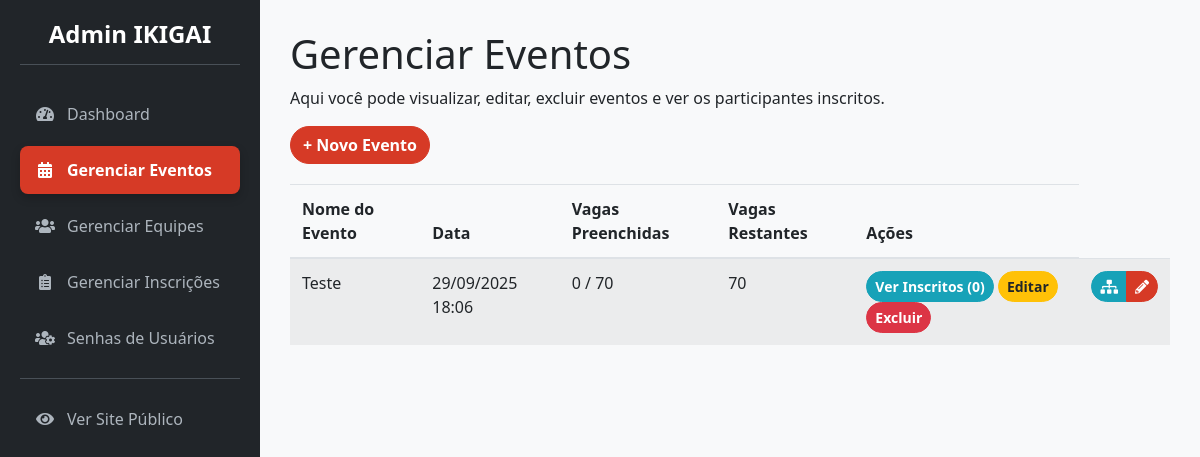
/admin/eventos (signed in), run on the app's committed database.
### app/models.py (models this page shows, shortened)
class Evento(db.Model):
    __tablename__ = 'eventos'
    id = db.Column(db.Integer, primary_key=True)
    nome_evento = db.Column(db.String(200), nullable=False)
    data_hora_evento = db.Column(db.DateTime, nullable=False)
    palestrante = db.Column(db.String(100))
    imagem_palestrante = db.Column(db.String(300))
    descricao = db.Column(db.Text)
    local_evento = db.Column(db.String(200))
    preco = db.Column(db.Float, default=0.0)
    numero_vagas = db.Column(db.Integer, nullable=False)
    pix_copia_e_cola = db.Column(db.Text)
    categorias = db.relationship('Categoria', backref='evento', lazy='dynamic', cascade="all, delete-orphan")

### app/admin/routes.py (the view)
@bp.route('/eventos')
@admin_required
def gerenciar_eventos():
    eventos = Evento.query.order_by(Evento.data_hora_evento.desc()).all()
    return render_template('admin/admin_gerenciar_eventos.html', eventos=eventos)

### app/__init__.py (called while the page is built)
@login_manager.user_loader
def load_user(user_id):
    return models.User.query.get(int(user_id))

### app/admin/routes.py (called while the page is built)
@bp.before_request
def before_request_handler():
    if current_app.config.get('DEBUG') and not current_user.is_authenticated:
        user = User.query.first()
        if user:
            login_user(user)

### app/templates/admin/admin_gerenciar_eventos.html (shortened to what this page needs)
{% extends 'admin/admin_base.html' %}
{% block page_title %}Gerenciar Eventos{% endblock %}
{% block content %}
    <p>Aqui você pode visualizar, editar, excluir eventos e ver os participantes inscritos.</p>
    <a href="{{ url_for('admin.novo_evento') }}" class="btn btn-primary" style="margin-bottom: 20px;">+ Novo Evento</a>
    {% if eventos %}
        <div class="table-responsive">
            <table class="table table-striped table-hover">
                <thead>
                <tr>
                    <th>Nome do Evento</th>
                    <th>Data</th>
                    <th>Vagas Preenchidas</th>
                    <th>Vagas Restantes</th>
                    <th>Ações</th>
                </tr>
                </thead>
                <tbody>
                {% for evento_item in eventos %}
                    <tr>
                        <td>{{ evento_item.nome_evento }}</td>
                        <td>{{ evento_item.data_hora_evento.strftime('%d/%m/%Y %H:%M') }}</td>
                        <td>{{ evento_item.inscricoes|length }}
                            / {{ evento_item.numero_vagas }}</td>
                        <td>{{ evento_item.numero_vagas - evento_item.inscricoes|length }}</td>
                        <td class="action-links">
                            <a href="{{ url_for('admin.listar_inscricoes_evento', evento_id=evento_item.id) }}"
                               class="btn btn-info btn-sm">Ver Inscritos ({{ evento_item.inscricoes|length }})</a>
                            <a href="{{ url_for('admin.editar_evento', evento_id=evento_item.id) }}"
                               class="btn btn-warning btn-sm">Editar</a>
                            <a href="{{ url_for('admin.excluir_evento', evento_id=evento_item.id) }}"
                               class="btn btn-danger btn-sm">Excluir</a>
                        </td>
                        <td class="text-center">
                            <div class="btn-group">
                                <a href="{{ url_for('admin.categorias_evento', evento_id=evento_item.id) }}"
                                   class="btn btn-info btn-sm" title="Gerenciar Categorias">
                                    <i class="fas fa-sitemap"></i>
                                </a>
                                <a href="{{ url_for('admin.editar_evento', evento_id=evento_item.id) }}"
                                   class="btn btn-primary btn-sm" title="Editar">
                                    <i class="fas fa-pencil-alt"></i>
                                </a>
                            </div>
                        </td>
                    </tr>
                {% endfor %}
                </tbody>
            </table>
        </div>
    {% else %}
        <p>Nenhum evento cadastrado.</p>
    {% endif %}
{% endblock %}

### app/static/css/admin_styles.css (style rules this page uses)
:root { --primary-red: rgb(214, 58, 38); --dark-red: rgb(180, 45, 28); --admin-bg: #f8f9fa; --sidebar-bg: #212529; --sidebar-link-color: #adb5bd; --sidebar-link-hover-color: #fff; --shadow: 0 4px 20px rgba(0, 0, 0, 0.08); --border-radius: 12px; --font-family: 'Segoe UI', Tahoma, Geneva, Verdana, sans-serif; }
body { background-color: var(--admin-bg); font-family: var(--font-family); }
.btn { border-radius: 25px; font-weight: 600; }
.btn-primary { background-color: var(--primary-red); border-color: var(--primary-red); }

### data on the page
Evento: nome_evento "Teste", data_hora_evento "29/09/2025 18:06", inscricoes|length "0", numero_vagas "70"
